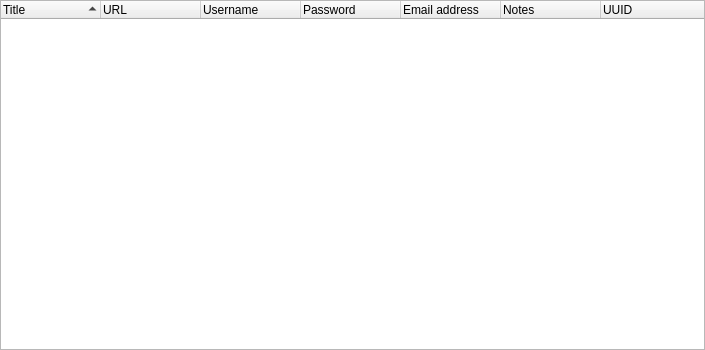
<?xml version="1.0" encoding="UTF-8"?>
<ui version="4.0">
 <class>EntryTableWidget</class>
 <widget class="QWidget" name="EntryTableWidget">
  <property name="geometry">
   <rect>
    <x>0</x>
    <y>0</y>
    <width>705</width>
    <height>350</height>
   </rect>
  </property>
  <property name="windowTitle">
   <string>Form</string>
  </property>
  <layout class="QHBoxLayout" name="horizontalLayout">
   <property name="margin">
    <number>0</number>
   </property>
   <item>
    <widget class="QTreeWidget" name="table">
     <property name="contextMenuPolicy">
      <enum>Qt::CustomContextMenu</enum>
     </property>
     <property name="alternatingRowColors">
      <bool>true</bool>
     </property>
     <property name="selectionMode">
      <enum>QAbstractItemView::ExtendedSelection</enum>
     </property>
     <property name="indentation">
      <number>0</number>
     </property>
     <property name="sortingEnabled">
      <bool>true</bool>
     </property>
     <column>
      <property name="text">
       <string>Title</string>
      </property>
     </column>
     <column>
      <property name="text">
       <string notr="true">URL</string>
      </property>
     </column>
     <column>
      <property name="text">
       <string>Username</string>
      </property>
     </column>
     <column>
      <property name="text">
       <string>Password</string>
      </property>
     </column>
     <column>
      <property name="text">
       <string>Email address</string>
      </property>
     </column>
     <column>
      <property name="text">
       <string>Notes</string>
      </property>
     </column>
     <column>
      <property name="text">
       <string notr="true">UUID</string>
      </property>
     </column>
    </widget>
   </item>
  </layout>
 </widget>
 <resources/>
 <connections/>
</ui>
